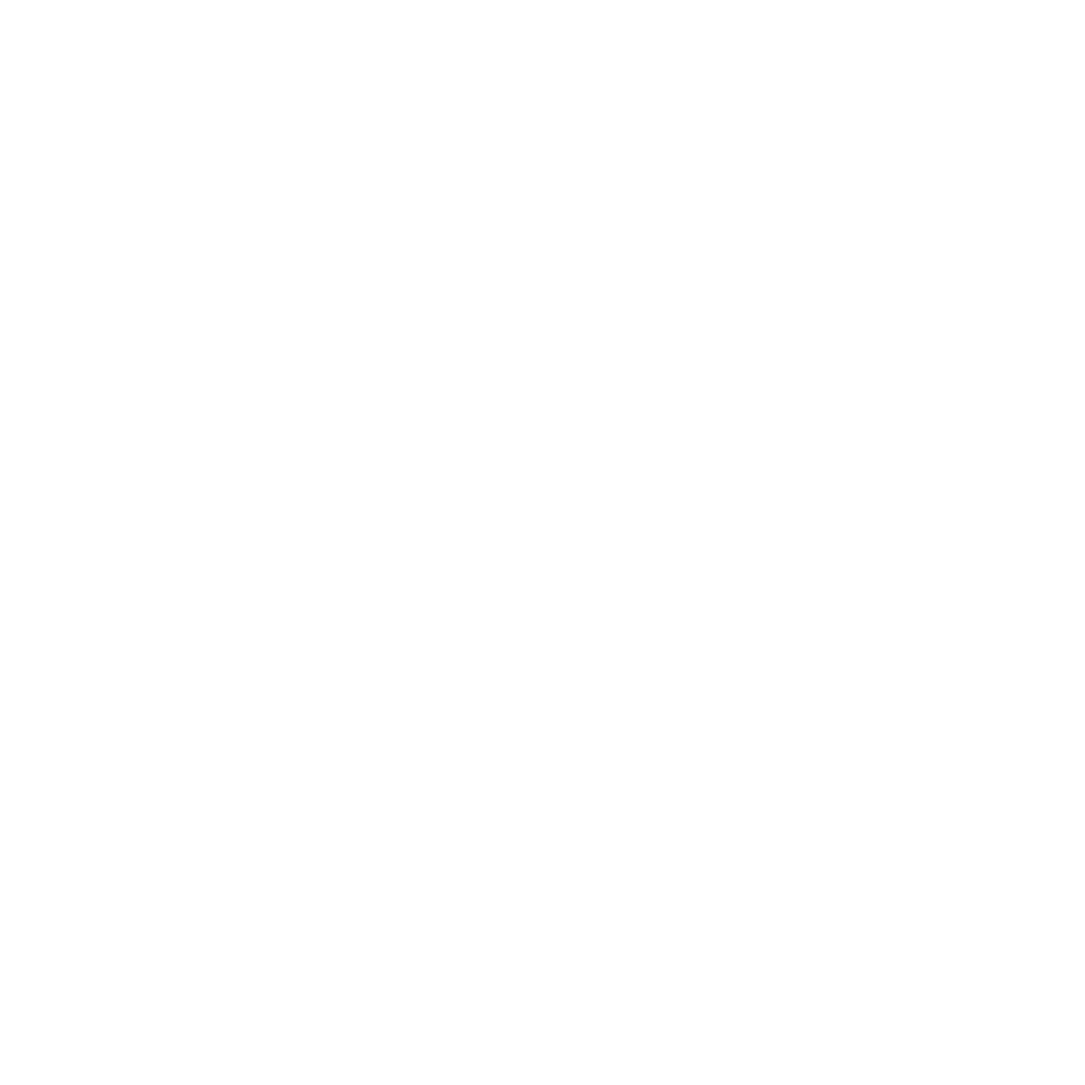
Frame 1 (no input)
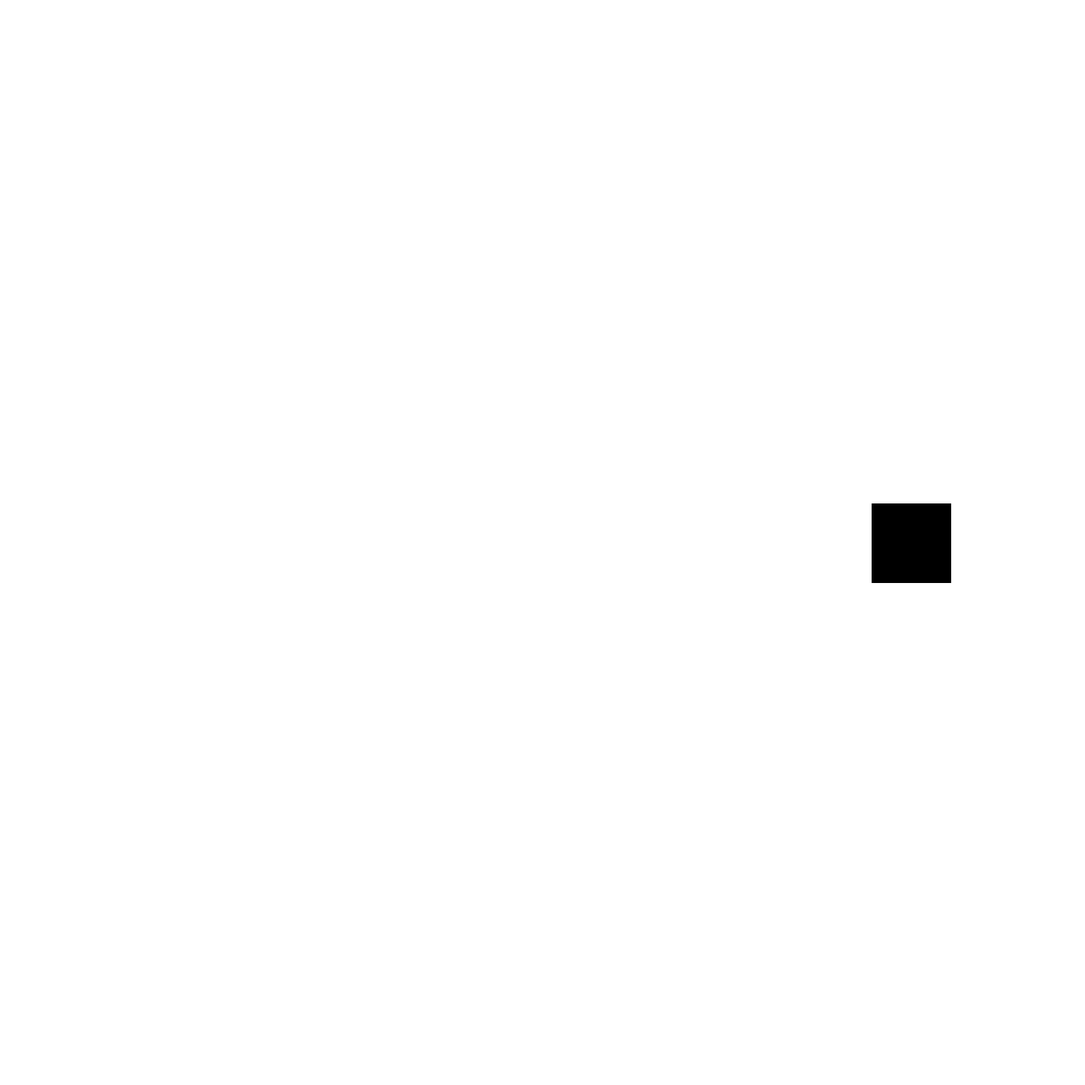
Frame 60 (the mouse pressed at the canvas centre just before this capture)
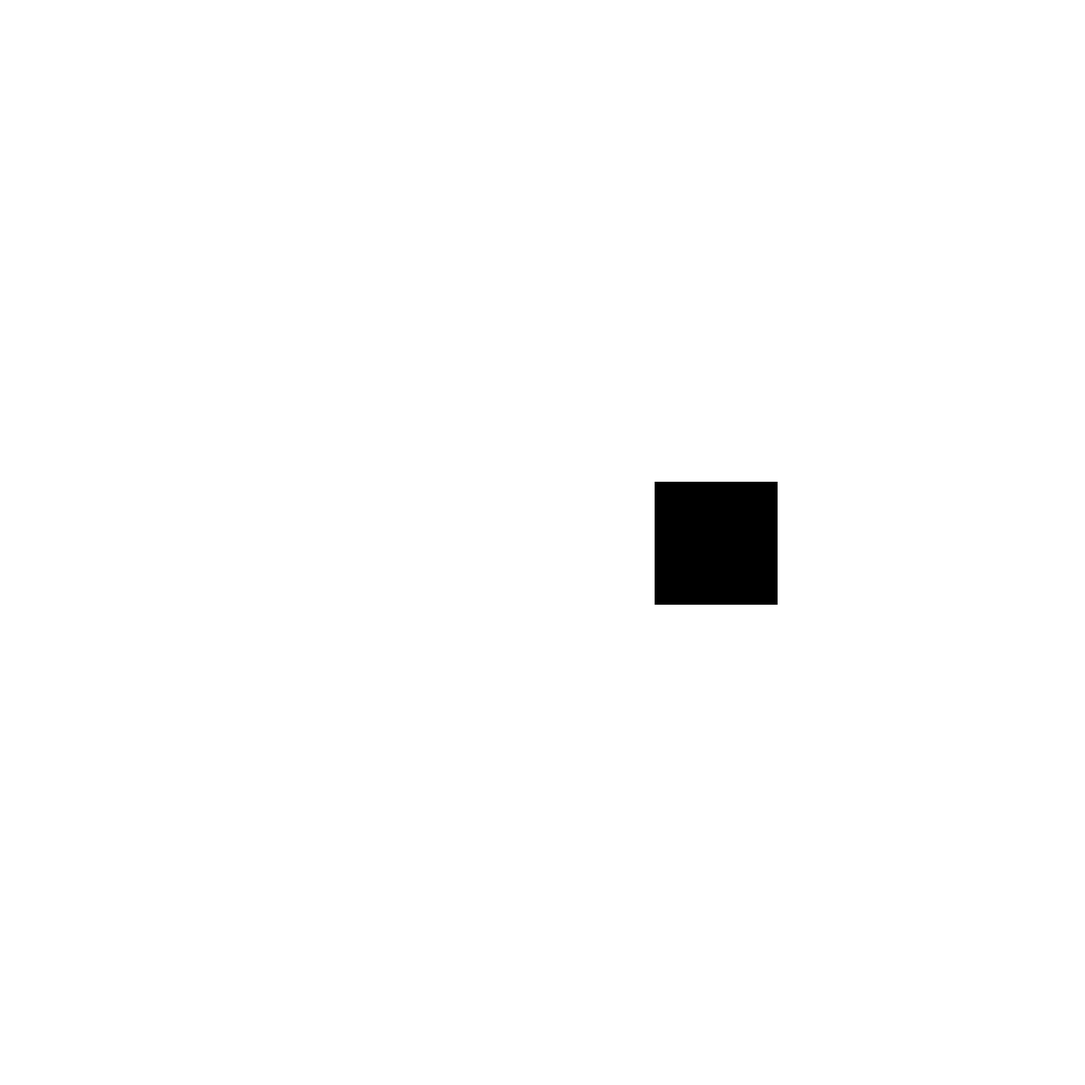
Frame 120 (the mouse held since frame 60 and released just before this capture)

The Processing sketch that drew these frames (run headless with seeded random() and noise(); from frame 60 on, the mouse is pressed at the canvas centre):

// Processing sketch: Object_Rectangle
// ── Object_Rectangle.pde
float x, y, w, h, cX, maxSize, speed;
boolean secCreated, thirCreated;
Rectangle rect1, rect2, rect3;

void setup() {
  size(1500, 1500);
  h = 50;
  w = 50;
  y = height/2 - h/2;
  x = width;
  maxSize = 1;
  speed = 5;
  rect1 = new Rectangle(x, y, h, w, maxSize, speed);
  rect2 = new Rectangle(x, y, h, w, maxSize, speed);
  rect3 = new Rectangle(x, y, h, w, maxSize, speed);
  secCreated = false;
  thirCreated = false;
}

void draw() {
  background(255);
  fill(0);
  rect1.drawRect();
  rect1.moveRect();
  if (rect1.passedQuart() && !secCreated) {//Not running for some reason???
    rect2.drawRect();
    rect2.moveRect();
    secCreated = true;
  }
  if (rect1.passedMiddle() && !thirCreated) {
    rect3.drawRect();
    rect3.moveRect();
    thirCreated = true;
  }
  if (secCreated) {
    rect2.drawRect();
    rect2.moveRect();
    text("Text", 40, 40);
  }
  if (thirCreated) {
    rect3.drawRect();
    rect3.moveRect();
    text("Text2", 80, 80);
  }
}

// ── Rectangle.pde
class Rectangle {
  float initalX, initialY, h, w, cX, maxSize, speed, initialH, initialW;
  Rectangle(float x, float y, float h, float w, float maxSize, float speed) {
    this.initalX = x;
    this.initialY = y;
    this.h = h;
    this.w = w;
    this.maxSize = maxSize;
    this.speed = speed;
    this.initialH = h;
    this.initialW = w;
  }
  
  float getX() {
    return initalX;
  }
  
  float getY() {
    return initialY;
  }
  
  float getH() {
    return h;
  }
  
  float getW() {
    return w;
  }
  
  boolean passedMiddle() {
    cX = width/2 - w/2;
    if (initalX < cX) {
      return true;
    }
    else {
      return false;
    }
  }
  
  boolean passedQuart() {
    cX = width/2 - w/2;
    if (width/3 > cX) {
      return true;
    }
    else {
      return false;
    }
  }
  
  void setX(float x) {
    this.initalX = x;
  }
  
  void setY(float y) {
    this.initialY = y;
  }
  
  void setH(float h) {
    this.h = h;
  }
  
  void setW(float w) {
    this.w = w;
  }
  
  void drawRect() {
    rect(initalX, initialY, h, w);
    setX(getX()-speed);
    setY(height/2 - getH()/2);
  }
  
  void moveRect() {
    if (passedMiddle()) {
    setW(getW() - maxSize);
    setH(getH() - maxSize);
    }
    else {
      setW(getW() + maxSize);
      setH(getH() + maxSize);
    }
    if ((getW()+getW()) < 0) {
      setX(width);
      setW(initialW);
      setH(initialH);
    }
  }
}
